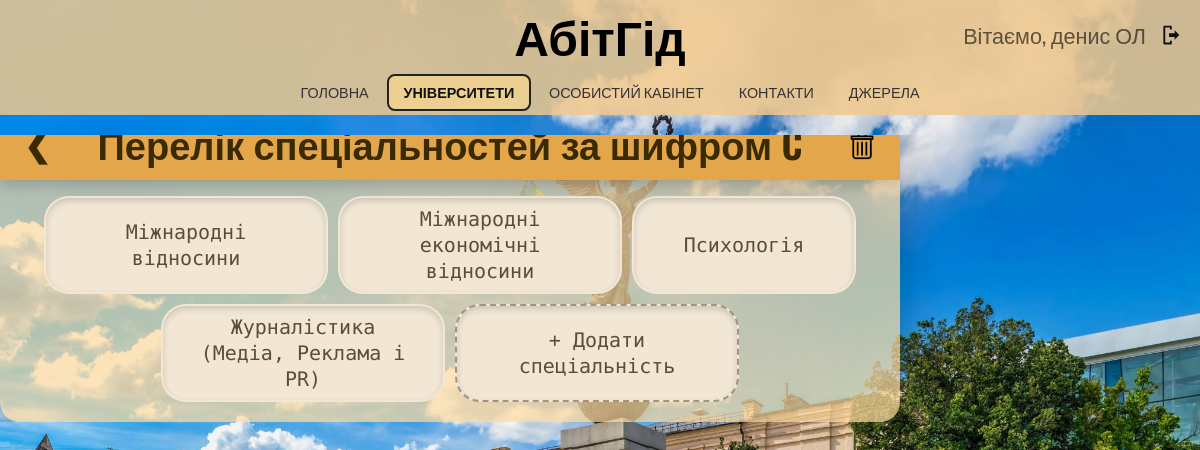
The app's page /universities/hneu/programs/C/ (signed in) with its own data.
### main/models.py (models this page shows, shortened)
class Profile(models.Model):
    ROLE_CHOICES = [
        ('applicant', 'Абітурієнт'),
        ('parent', 'Батьки'),
        ('university_rep', 'Представник ЗВО'),
    ]
    user = models.OneToOneField(User, on_delete=models.CASCADE)
    role = models.CharField(max_length=30, choices=ROLE_CHOICES)
    full_name = models.CharField(max_length=255, unique=True, null=True, blank=True)
    id_number = models.CharField(max_length=12, blank=True, null=True)
    id_prefix = models.CharField(max_length=10, blank=True, null=True)
    university_slug = models.CharField(max_length=50, blank=True, null=True)
    is_registered = models.BooleanField(default=False)

class Specialty(models.Model):
    university = models.ForeignKey(
        UniversityInfo,
        on_delete=models.CASCADE,
        related_name='specialties'
    )
    name = models.CharField(max_length=300)
    code = models.CharField(max_length=20, blank=True, null=True)
    about = models.TextField(blank=True, null=True)
    what_to_study = models.TextField(blank=True, null=True)
    career = models.TextField(blank=True, null=True)
    min_score = models.FloatField(blank=True, null=True)
    high_score = models.FloatField(blank=True, null=True)
    class Meta:
        unique_together = ('university', 'name')

### main/views.py (the view)
# urls.py: path('universities/<slug:slug>/programs/<str:letter>/', views.university_programs_letter, name='university_programs_letter'),
def university_programs_letter(request, slug, letter):
    uni = get_object_or_404(UniversityInfo, slug=slug)
    specialties = Specialty.objects.filter(
        university=uni,
        code__startswith=letter.upper()
    ).exclude(code=letter.upper())
    PROGRAMS_URLS = {
    'hneu':  'hneu_programs',
    'hnure': 'hnure_programs',
    'hpi':   'hpi_programs',
    'hnu':   'hnu_programs',
    'hnumg': 'hnumg_programs',
}
    programs_url_name = PROGRAMS_URLS.get(slug, 'universities')
    return render(request, 'main/university_programs_letter.html', {
    'uni':          uni,
    'specialties':  specialties,
    'letter':       letter,
    'programs_url': programs_url_name,
    'slug':         slug,
})

### main/context_processors.py (called while the page is built)
def profile_processor(request):
    if request.user.is_authenticated:
        profile = Profile.objects.filter(user=request.user).first()
    else:
        profile = None
    return {
        "profile": profile
    }

### main/templates/main/university_programs_letter.html (shortened to what this page needs)
{% extends 'main/base.html' %}
{% load static %}
{% block content %}
<main class="content">
  <div class="page-wrapper">
    <div class="uni-card-big">
      <div class="uni-header">
         <a class="back-arrow" href="{% url 'university_programs' slug %}">&#10094;</a>
        Перелік спеціальностей за шифром {{ letter }}
        {% if request.user.is_authenticated and request.user.profile.role == 'university_rep' and request.user.profile.university_slug == slug %}
  <form method="post" action="{% url 'university_program_delete' slug letter %}" style="position:absolute; right:24px;">
    <button type="submit" style="background:none; border:none; cursor:pointer; padding:0;">
      <img src="{% static 'main/images/delete_icon.png' %}" alt="delete" width="28" height="28"
           style="filter: brightness(0);">
    </button>
  </form>
{% endif %}
      </div>
      <div class="uni-body">
        {% for specialty in specialties %}
          <div class="spec-btn" onclick="toggleDetail('{{ specialty.id }}', this)">
            {{ specialty.name }}
          </div>
        {% empty %}
          <div class="spec-btn">Спеціальності ще не додані</div>
        {% endfor %}
        {% if request.user.is_authenticated and request.user.profile.role == 'university_rep' and request.user.profile.university_slug == slug %}
          <a href="{% url 'specialty_create' slug=slug %}" class="spec-btn" style="border: 2px dashed rgba(43,26,0,0.4); text-decoration: none;">
            + Додати спеціальність
          </a>
        {% endif %}
      </div>
    </div>
  </div>
</main>
{% endblock %}

### main/templates/main/base.html (shortened to what this page needs)
{% load static %}
<!DOCTYPE html>
<html lang="uk">
<head>
  <link rel="stylesheet" href="{% static 'main/css/variables.css' %}">
  <link rel="stylesheet" href="{% static 'main/css/styles.css' %}">
</head>
<body>
  <header class="topbar">
    <div class="topbar-title">АбітГід</div>
    {% if user.is_authenticated %}
      <div class="auth-block">
        {% if request.user.is_superuser %}
          <span class="user-text">Вітаємо, {{ request.user.username }}</span>
        {% else %}
          <span class="user-text">Вітаємо, {{ profile.full_name.split.1 }} {{ profile.full_name.split.2 }}</span>
        {% endif %}
        <a href="{% url 'logout' %}" class="logout-btn">
          <svg xmlns="http://www.w3.org/2000/svg" viewBox="0 0 512 512" fill="currentColor">
            <path d="M176 96h112a16 16 0 0 1 16 16v48h-32v-32H192v256h80v-32h32v48a16 16 0 0 1-16 16H176a16 16 0 0 1-16-16V112a16 16 0 0 1 16-16z"/>
            <path d="M352 176l80 80-80 80v-48H256v-64h96v-48z"/>
          </svg>
        </a>
      </div>
    {% else %}
      <div class="topbar-right">
        <a href="{% url 'login' %}" class="btn btn-login">Вхід</a>
        <a href="{% url 'registration' %}" class="btn btn-register">Реєстрація</a>
      </div>
    {% endif %}
  </header>
  <aside class="sidebar">
    <a href="{% url 'home' %}" class="{% if request.resolver_match.url_name == 'home' %}active{% endif %}">ГОЛОВНА</a>
    <a href="{% url 'universities' %}" class="{% if 'university' in request.path or 'universities' in request.path %}active{% endif %}">УНІВЕРСИТЕТИ</a>
    <a href="{% url 'profile' %}" class="{% if request.resolver_match.url_name == 'profile' or request.resolver_match.url_name == 'saved_recommendations' %}active{% endif %}">ОСОБИСТИЙ КАБІНЕТ</a>
    <a href="{% url 'contacts' %}" class="{% if request.resolver_match.url_name == 'contacts' %}active{% endif %}">КОНТАКТИ</a>
    <a href="{% url 'sources' %}" class="{% if request.resolver_match.url_name == 'sources' %}active{% endif %}">ДЖЕРЕЛА</a>
  </aside>
  <main class="content">
    {% block content %}
    {% endblock %}
  </main>
</body>
</html>

### main/static/main/css/variables.css (style rules this page uses)
:root { --color-primary: #2f5fa5; --color-secondary: #f28c45; --color-topbar: rgba(240, 200, 140, 0.85); --color-sidebar: rgba(240, 200, 140, 0.85); --color-overlay: rgba(255, 220, 160, 0.8); --color-text-dark: #333; --color-white: #ffffff; }

### main/static/main/css/styles.css (style rules this page uses)
body { margin: 0; background-image: url("/static/main/images/Constitution-Square-kharkiv.jpg"); background-size: cover; background-position: center; background-repeat: no-repeat; height: auto; overflow: hidden; background-attachment: fixed; }
.topbar { position: fixed; top: 0; left: 0; width: 100%; height: 80px; background: rgba(240, 200, 140, 0.85); display: flex; align-items: center; justify-content: flex-end; padding: 0 30px; box-sizing: border-box; z-index: 2; }
.topbar-title { position: absolute; left: 50%; transform: translateX(-50%) translateY(-4px); font-family: 'Oswald', sans-serif; font-size: 60px; font-weight: 600; pointer-events: none; text-align: center; }
.sidebar { position: fixed; top: 0; left: 0; width: 180px; height: 100vh; background: rgba(240, 200, 140, 0.85); padding-top: 0; z-index: 4; display: flex; flex-direction: column; gap: 0; }
.sidebar a { display: flex; align-items: center; justify-content: center; width: 100%; height: 80px; background: transparent; text-decoration: none; color: #333; font-family: 'Oswald', sans-serif; font-size: 22px; font-weight: 300; text-align: center; border-radius: 0; padding: 10px 16px; line-height: 1.3; cursor: pointer; box-sizing: border-box; transition: background 0.2s ease, box-shadow 0.2s ease; border: 2px solid transparent; }
.sidebar a.active { background: rgba(255, 220, 140, 0.6); border: 2px solid #222; color: #111; font-weight: 600; }
.content { margin-left: 180px; padding-top: 80px; display: flex; justify-content: center; align-items: center; min-height: calc(100vh - 80px); width: calc(100% - 180px); box-sizing: border-box; position: relative; }
.auth-block { position: absolute; top: 20px; right: 30px; display: flex; align-items: center; gap: 10px; }
.user-text { color: white; font-family: 'Oswald', sans-serif; font-size: 18px; }
.logout-btn { padding: 6px 12px; border: 1px solid white; border-radius: 10px; color: white; text-decoration: none; transition: 0.2s; }

### main/templates/main/university_programs_letter.html (style rules this page uses)
.content { margin-left: 180px; display: flex; justify-content: center; align-items: flex-start; height: 100vh; }
.page-wrapper { display: flex; flex-direction: column; gap: 22px; width: 900px; margin-right: 25%; margin-top: -50px; align-items: flex-start; }
.uni-card-big { width: 100%; background: rgba(255, 220, 160, 0.70); border-radius: 20px; box-shadow: 0 15px 40px rgba(0, 0, 0, 0.25); overflow: hidden; flex-shrink: 0; }
.uni-header { background: #e3a64b; height: 75px; display: flex; align-items: center; justify-content: center; position: relative; font-family: 'Oswald', sans-serif; font-size: 38px; font-weight: 600; color: #3a2a00; box-shadow: 0 5px 15px rgba(0,0,0,0.2); }
.back-arrow { position: absolute; left: 24px; font-size: 32px; cursor: pointer; transition: 0.25s ease; color: #3a2a00; text-decoration: none; }
.uni-body { padding: 16px 40px 20px 40px; display: flex; flex-direction: row; flex-wrap: wrap; gap: 10px; justify-content: center; }
.spec-btn { display: flex; align-items: center; justify-content: center; min-height: 45px; background: #f2e7d5; border-radius: 25px; padding: 8px 20px; min-width: 180px; max-width: 240px; text-align: center; font-family: 'Ubuntu Mono', monospace; font-size: 20px; line-height: 1.3; color: rgba(43, 26, 0, 0.75); cursor: pointer; transition: 0.2s ease; box-shadow: inset 0 3px 6px rgba(0,0,0,0.15); border: 2px solid transparent; }
@media (min-width: 992px) { .content { height: 100vh; overflow: hidden; } }

### records on screen
Profile: full_name.split.1 "денис", full_name.split.2 "ОЛ"
Specialty: name "Міжнародні відносини"
Specialty: name "Міжнародні економічні відносини"
Specialty: name "Психологія"
Specialty: name "Журналістика (Медіа, Реклама і PR)"
